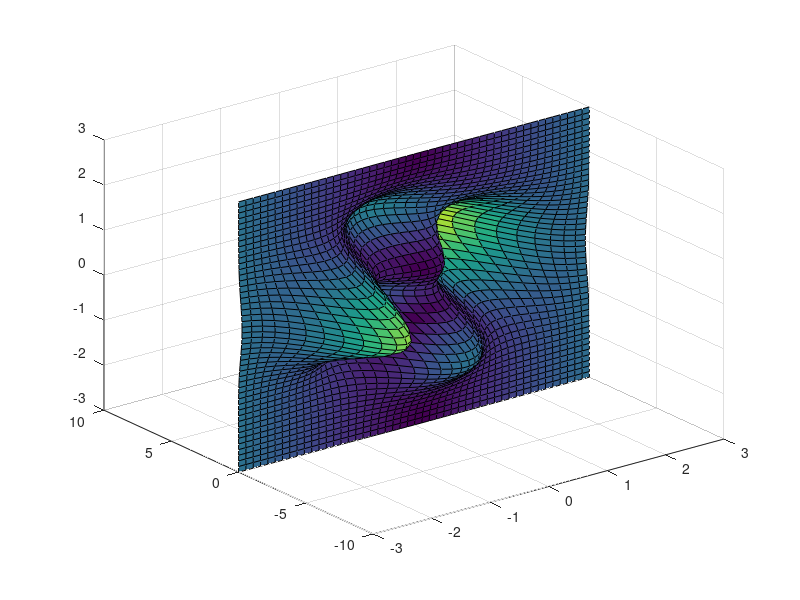

Write the MATLAB code that produced this figure.
function result = test_surf_003
result = false;
a = figure;
[z,x,y] = peaks;
c = sqrt(x.^2+y.^2);
surf(x,y,z,c);
drawnow;
close(a);
result = true;
